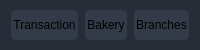
                     <widget class="QFrame" name="view_data_btn">
                      <property name="minimumSize">
                       <size>
                        <width>0</width>
                        <height>50</height>
                       </size>
                      </property>
                      <property name="maximumSize">
                       <size>
                        <width>16777215</width>
                        <height>50</height>
                       </size>
                      </property>
                      <property name="styleSheet">
                       <string notr="true">background-color: rgb(39, 44, 54);
border-radius: 5px;
</string>
                      </property>
                      <property name="frameShape">
                       <enum>QFrame::StyledPanel</enum>
                      </property>
                      <property name="frameShadow">
                       <enum>QFrame::Raised</enum>
                      </property>
                      <layout class="QHBoxLayout" name="horizontalLayout">
                       <property name="spacing">
                        <number>7</number>
                       </property>
                       <property name="leftMargin">
                        <number>11</number>
                       </property>
                       <property name="topMargin">
                        <number>0</number>
                       </property>
                       <property name="rightMargin">
                        <number>11</number>
                       </property>
                       <property name="bottomMargin">
                        <number>0</number>
                       </property>
                       <item>
                        <widget class="QPushButton" name="Transaction_btn">
                         <property name="minimumSize">
                          <size>
                           <width>0</width>
                           <height>30</height>
                          </size>
                         </property>
                         <property name="maximumSize">
                          <size>
                           <width>16777215</width>
                           <height>30</height>
                          </size>
                         </property>
                         <property name="styleSheet">
                          <string notr="true">QPushButton {
	border: 2px solid rgb(52, 59, 72);
	border-radius: 5px;	
	background-color: rgb(52, 59, 72);
}
QPushButton:hover {
	background-color: rgb(57, 65, 80);
	border: 2px solid rgb(61, 70, 86);
}
QPushButton:pressed {	
	background-color: rgb(35, 40, 49);
	border: 2px solid rgb(43, 50, 61);
}</string>
                         </property>
                         <property name="text">
                          <string>Transaction</string>
                         </property>
                        </widget>
                       </item>
                       <item>
                        <widget class="QPushButton" name="Bakery_btn">
                         <property name="minimumSize">
                          <size>
                           <width>0</width>
                           <height>30</height>
                          </size>
                         </property>
                         <property name="maximumSize">
                          <size>
                           <width>16777215</width>
                           <height>30</height>
                          </size>
                         </property>
                         <property name="styleSheet">
                          <string notr="true">QPushButton {
	border: 2px solid rgb(52, 59, 72);
	border-radius: 5px;	
	background-color: rgb(52, 59, 72);
}
QPushButton:hover {
	background-color: rgb(57, 65, 80);
	border: 2px solid rgb(61, 70, 86);
}
QPushButton:pressed {	
	background-color: rgb(35, 40, 49);
	border: 2px solid rgb(43, 50, 61);
}</string>
                         </property>
                         <property name="text">
                          <string>Bakery</string>
                         </property>
                        </widget>
                       </item>
                       <item>
                        <widget class="QPushButton" name="Branches_btn">
                         <property name="minimumSize">
                          <size>
                           <width>0</width>
                           <height>30</height>
                          </size>
                         </property>
                         <property name="maximumSize">
                          <size>
                           <width>16777215</width>
                           <height>30</height>
                          </size>
                         </property>
                         <property name="styleSheet">
                          <string notr="true">QPushButton {
	border: 2px solid rgb(52, 59, 72);
	border-radius: 5px;	
	background-color: rgb(52, 59, 72);
}
QPushButton:hover {
	background-color: rgb(57, 65, 80);
	border: 2px solid rgb(61, 70, 86);
}
QPushButton:pressed {	
	background-color: rgb(35, 40, 49);
	border: 2px solid rgb(43, 50, 61);
}</string>
                         </property>
                         <property name="text">
                          <string>Branches</string>
                         </property>
                        </widget>
                       </item>
                      </layout>
                     </widget>
